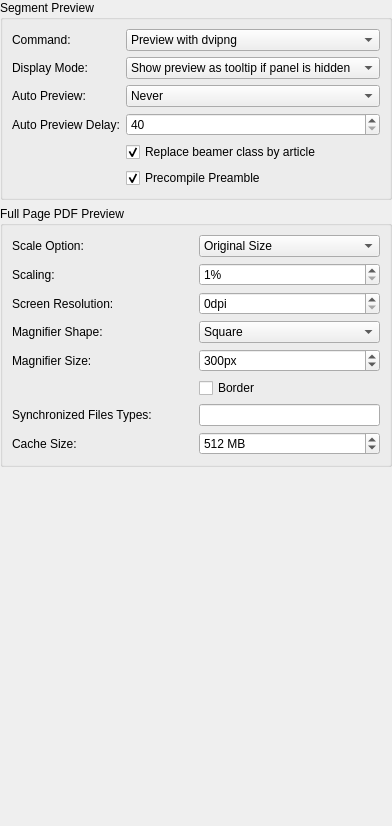
     <widget class="QWidget" name="pagePreview">
      <layout class="QVBoxLayout" name="verticalLayout_3">
       <property name="margin">
        <number>0</number>
       </property>
       <item>
        <widget class="QGroupBox" name="groupBox_5">
         <property name="title">
          <string>Segment Preview</string>
         </property>
         <layout class="QGridLayout" name="gridLayout_5">
          <item row="0" column="0">
           <widget class="QLabel" name="label_31">
            <property name="text">
             <string>Command:</string>
            </property>
           </widget>
          </item>
          <item row="0" column="1">
           <widget class="QComboBox" name="comboBoxDvi2PngMode">
            <property name="advancedOption" stdset="0">
             <bool>false</bool>
            </property>
            <item>
             <property name="text">
              <string>Preview with dvipng</string>
             </property>
            </item>
            <item>
             <property name="text">
              <string>Preview with dvipng --follow (parallel)</string>
             </property>
            </item>
            <item>
             <property name="text">
              <string>Preview with dvips/ghostscript</string>
             </property>
            </item>
           </widget>
          </item>
          <item row="1" column="0">
           <widget class="QLabel" name="label_32">
            <property name="text">
             <string>Display Mode:</string>
            </property>
            <property name="advancedOption" stdset="0">
             <bool>false</bool>
            </property>
           </widget>
          </item>
          <item row="1" column="1">
           <widget class="QComboBox" name="comboBoxPreviewMode">
            <property name="advancedOption" stdset="0">
             <bool>false</bool>
            </property>
            <item>
             <property name="text">
              <string>Show preview as tooltip if panel is hidden</string>
             </property>
            </item>
            <item>
             <property name="text">
              <string>Always show preview in preview panel</string>
             </property>
            </item>
            <item>
             <property name="text">
              <string>Always show preview as tool tip</string>
             </property>
            </item>
            <item>
             <property name="text">
              <string>Always show both</string>
             </property>
            </item>
            <item>
             <property name="text">
              <string>Inline</string>
             </property>
            </item>
           </widget>
          </item>
          <item row="2" column="0">
           <widget class="QLabel" name="label_35">
            <property name="text">
             <string>Auto Preview:</string>
            </property>
           </widget>
          </item>
          <item row="2" column="1">
           <widget class="QComboBox" name="comboBoxAutoPreview">
            <item>
             <property name="text">
              <string>Never</string>
             </property>
            </item>
            <item>
             <property name="text">
              <string>Previously previewed text</string>
             </property>
            </item>
           </widget>
          </item>
          <item row="3" column="0">
           <widget class="QLabel" name="label_36">
            <property name="text">
             <string>Auto Preview Delay:</string>
            </property>
            <property name="advancedOption" stdset="0">
             <bool>true</bool>
            </property>
           </widget>
          </item>
          <item row="3" column="1">
           <widget class="QSpinBox" name="spinBoxAutoPreviewDelay">
            <property name="minimum">
             <number>40</number>
            </property>
            <property name="maximum">
             <number>3000</number>
            </property>
            <property name="advancedOption" stdset="0">
             <bool>true</bool>
            </property>
           </widget>
          </item>
          <item row="4" column="1">
           <widget class="QCheckBox" name="checkBoxReplaceBeamer">
            <property name="text">
             <string>Replace beamer class by article</string>
            </property>
            <property name="checked">
             <bool>true</bool>
            </property>
            <property name="advancedOption" stdset="0">
             <bool>true</bool>
            </property>
           </widget>
          </item>
          <item row="5" column="1">
           <widget class="QCheckBox" name="checkBoxPrecompilePreamble">
            <property name="text">
             <string>Precompile Preamble</string>
            </property>
            <property name="checked">
             <bool>true</bool>
            </property>
            <property name="advancedOption" stdset="0">
             <bool>true</bool>
            </property>
           </widget>
          </item>
         </layout>
        </widget>
       </item>
       <item>
        <widget class="QGroupBox" name="groupBox_8">
         <property name="title">
          <string>Full Page PDF Preview</string>
         </property>
         <layout class="QGridLayout" name="gridLayout_4">
          <item row="0" column="0">
           <widget class="QLabel" name="label_28">
            <property name="text">
             <string>Scale Option:</string>
            </property>
           </widget>
          </item>
          <item row="0" column="1">
           <widget class="QComboBox" name="comboBoxPreviewScale">
            <item>
             <property name="text">
              <string>Original Size</string>
             </property>
            </item>
            <item>
             <property name="text">
              <string>Fit to Window Width</string>
             </property>
            </item>
            <item>
             <property name="text">
              <string>Fit to Window Size</string>
             </property>
            </item>
            <item>
             <property name="text">
              <string>Scaled Size</string>
             </property>
            </item>
           </widget>
          </item>
          <item row="1" column="0">
           <widget class="QLabel" name="label_29">
            <property name="text">
             <string>Scaling:</string>
            </property>
           </widget>
          </item>
          <item row="1" column="1">
           <widget class="QSpinBox" name="spinBoxPreviewScale">
            <property name="sizePolicy">
             <sizepolicy hsizetype="Minimum" vsizetype="Fixed">
              <horstretch>0</horstretch>
              <verstretch>0</verstretch>
             </sizepolicy>
            </property>
            <property name="suffix">
             <string>%</string>
            </property>
            <property name="minimum">
             <number>1</number>
            </property>
            <property name="maximum">
             <number>10000</number>
            </property>
           </widget>
          </item>
          <item row="2" column="0">
           <widget class="QLabel" name="label_27">
            <property name="text">
             <string>Screen Resolution:</string>
            </property>
           </widget>
          </item>
          <item row="2" column="1">
           <widget class="QSpinBox" name="spinBoxPreviewDPI">
            <property name="suffix">
             <string>dpi</string>
            </property>
           </widget>
          </item>
          <item row="3" column="0">
           <widget class="QLabel" name="label_26">
            <property name="text">
             <string>Magnifier Shape:</string>
            </property>
           </widget>
          </item>
          <item row="3" column="1">
           <widget class="QComboBox" name="comboBoxPreviewMagnifierShape">
            <item>
             <property name="text">
              <string>Square</string>
             </property>
            </item>
            <item>
             <property name="text">
              <string>Circle</string>
             </property>
            </item>
           </widget>
          </item>
          <item row="4" column="0">
           <widget class="QLabel" name="label_25">
            <property name="text">
             <string>Magnifier Size:</string>
            </property>
           </widget>
          </item>
          <item row="4" column="1">
           <widget class="QSpinBox" name="spinBoxPreviewMagnifierSize">
            <property name="suffix">
             <string>px</string>
            </property>
            <property name="prefix">
             <string/>
            </property>
            <property name="minimum">
             <number>50</number>
            </property>
            <property name="maximum">
             <number>10000</number>
            </property>
            <property name="singleStep">
             <number>50</number>
            </property>
            <property name="value">
             <number>300</number>
            </property>
           </widget>
          </item>
          <item row="5" column="1">
           <widget class="QCheckBox" name="checkBoxPreviewMagnifierBorder">
            <property name="text">
             <string>Border</string>
            </property>
           </widget>
          </item>
          <item row="6" column="0">
           <widget class="QLabel" name="label_34">
            <property name="text">
             <string>Synchronized Files Types:</string>
            </property>
            <property name="advancedOption" stdset="0">
             <bool>true</bool>
            </property>
           </widget>
          </item>
          <item row="6" column="1">
           <widget class="QLineEdit" name="lineEditPreviewSyncFileMask">
            <property name="sizePolicy">
             <sizepolicy hsizetype="Preferred" vsizetype="Fixed">
              <horstretch>0</horstretch>
              <verstretch>0</verstretch>
             </sizepolicy>
            </property>
            <property name="advancedOption" stdset="0">
             <bool>true</bool>
            </property>
           </widget>
          </item>
          <item row="7" column="0">
           <widget class="QLabel" name="label_18">
            <property name="text">
             <string>Cache Size:</string>
            </property>
            <property name="advancedOption" stdset="0">
             <bool>true</bool>
            </property>
           </widget>
          </item>
          <item row="7" column="1">
           <widget class="QSpinBox" name="spinBoxCacheSizeMB">
            <property name="suffix">
             <string> MB</string>
            </property>
            <property name="minimum">
             <number>100</number>
            </property>
            <property name="maximum">
             <number>1024</number>
            </property>
            <property name="singleStep">
             <number>100</number>
            </property>
            <property name="value">
             <number>512</number>
            </property>
            <property name="advancedOption" stdset="0">
             <bool>true</bool>
            </property>
           </widget>
          </item>
         </layout>
        </widget>
       </item>
       <item>
        <spacer name="verticalSpacer_2">
         <property name="orientation">
          <enum>Qt::Vertical</enum>
         </property>
         <property name="sizeHint" stdset="0">
          <size>
           <width>20</width>
           <height>359</height>
          </size>
         </property>
        </spacer>
       </item>
      </layout>
     </widget>
